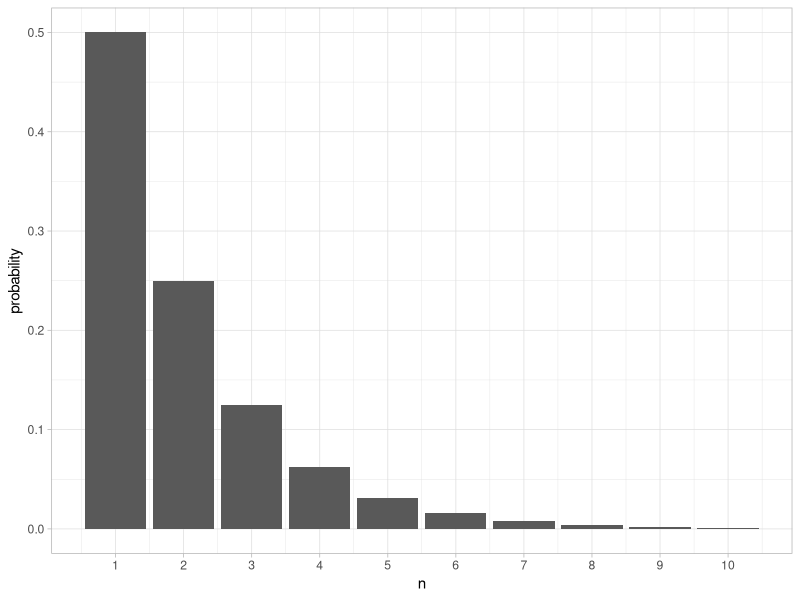
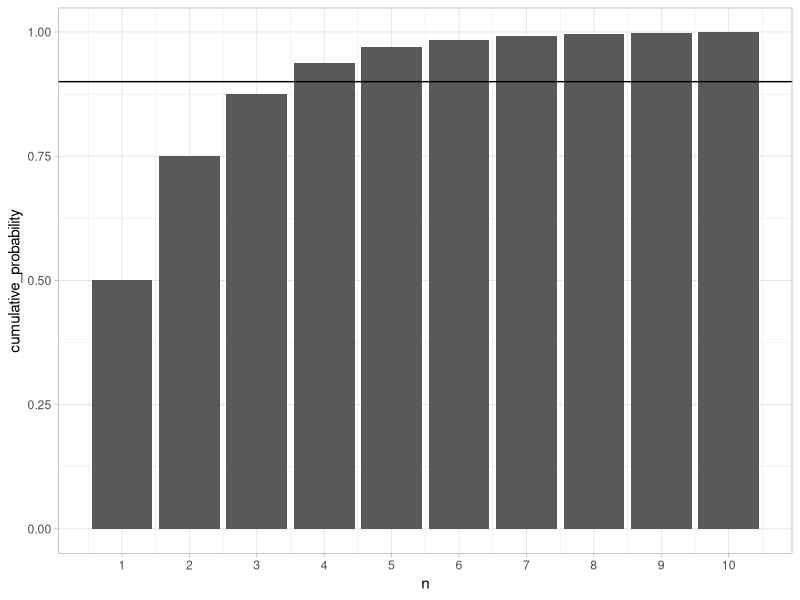

These charts were generated, in order, by the following R code:
## ---- chunk 1
library(tidyverse)
ggplot2::theme_set(ggplot2::theme_light())
## ---- chunk 2
flip_data <- tibble(
  n = 1:10,
  probability = (1/2)^n
)

flip_data %>% 
  ggplot() +
  aes(x = n, y = probability) +
  geom_col() +
  scale_x_continuous(breaks = 1:10)
## ---- chunk 3
flip_data %>% 
  mutate(cumulative_probability = cumsum(probability)) %>% 
  ggplot() +
  aes(x = n, y = cumulative_probability) +
  geom_col() +
  geom_hline(yintercept = 0.9) +
  scale_x_continuous(breaks = 1:10)
## ---- chunk 4
n <- 10
k <- 2
choose(n, k)
factorial(k)
## ---- chunk 5
inner <- \(x, y) t(x) %*% y
cosang <- \(x, y) (t(x) %*% y)/(norm(x, "2")*norm(y, "2"))

set.seed(1234)
x1 <- runif(100, -1, 1)/100
x2 <- runif(100, -1, 1)/100
x3 <- 2 * x1 - pi / 1000

inner(x1, x2)
inner(x1, x3)

cosang(x1, x2)
cosang(x1, x3)
## ---- chunk 6
W <- matrix(1:9, ncol = 3, nrow = 3)
W

x <- c(2, -1, 1)

W %*% x

z <- t(x) %*% (W %*% x)
z
## ---- chunk 7
X <- matrix(c(1, -2, 0, 3, 7, 1), nrow = 3, ncol = 2)
XtX <- t(X) %*% X
XtXinv <- solve(XtX)
XtXinv
## ---- chunk 8
y <- c(2, 1, 0)
beta <- solve(qr(X), y)
beta
